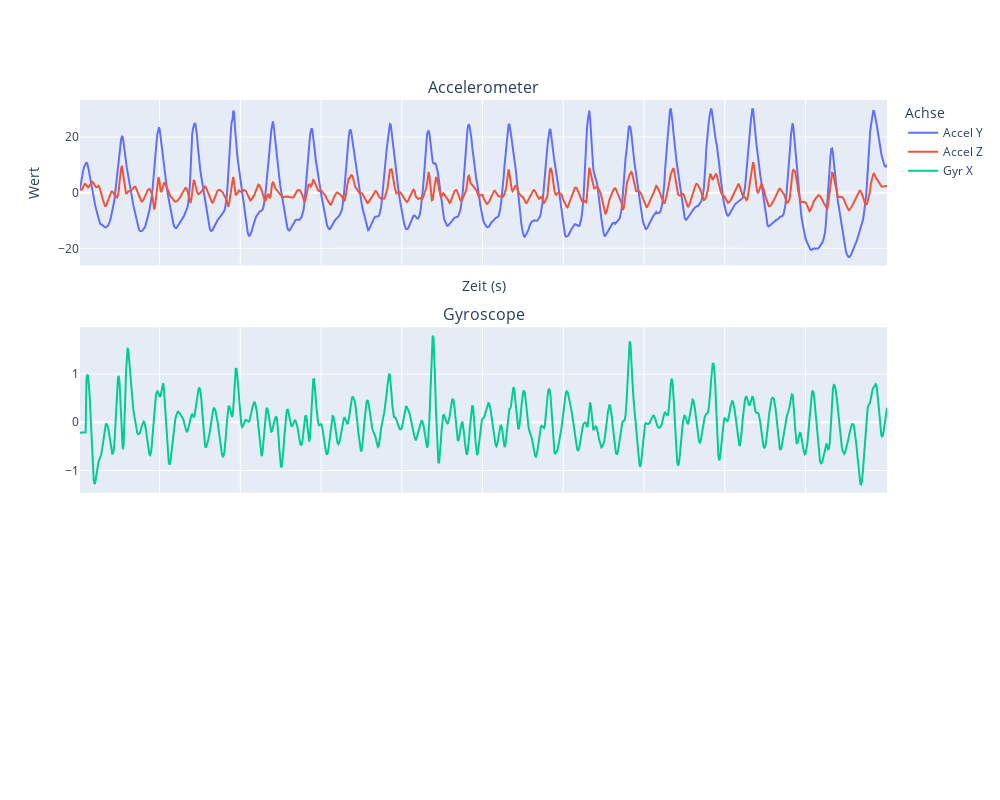

Notebook code cell kept with this figure:
### Markdown cell above
Frequenz gefiltert

### Code cell
plot_df(filtered_df_j)

### Figure 1 — Plotly figure (JSON) as saved in the notebook; plotly's stock layout.template omitted (floating-point values rounded to 4 significant figures; data arrays with more than 128 entries replaced by an {"elided": "..."} marker saying what was removed)
{"data": [{"name": "Accel Y", "type": "scatter", "x": {"elided": "1001 float values"}, "y": {"elided": "1001 float values"}}, {"name": "Accel Z", "type": "scatter", "x": {"elided": "1001 float values"}, "y": {"elided": "1001 float values"}}, {"marker": {"size": 4}, "name": "Gyr X", "type": "scatter", "x": {"elided": "1001 float values"}, "xaxis": "x2", "y": {"elided": "1001 float values"}, "yaxis": "y2"}], "layout": {"annotations": [{"font": {"size": 16}, "showarrow": false, "text": "Accelerometer", "x": 0.5, "xanchor": "center", "xref": "paper", "y": 1, "yanchor": "bottom", "yref": "paper"}, {"font": {"size": 16}, "showarrow": false, "text": "Gyroscope", "x": 0.5, "xanchor": "center", "xref": "paper", "y": 0.6333, "yanchor": "bottom", "yref": "paper"}], "height": 800, "legend": {"title": {"text": "Achse"}}, "width": 1000, "xaxis": {"anchor": "y", "domain": [0, 1], "matches": "x3", "showticklabels": false, "title": {"text": "Zeit (s)"}}, "xaxis2": {"anchor": "y2", "domain": [0, 1], "matches": "x3", "showticklabels": false}, "xaxis3": {"anchor": "y3", "domain": [0, 1]}, "yaxis": {"anchor": "x", "domain": [0.7333, 1], "title": {"text": "Wert"}}, "yaxis2": {"anchor": "x2", "domain": [0.3667, 0.6333]}, "yaxis3": {"anchor": "x3", "domain": [0, 0.2667]}}}
